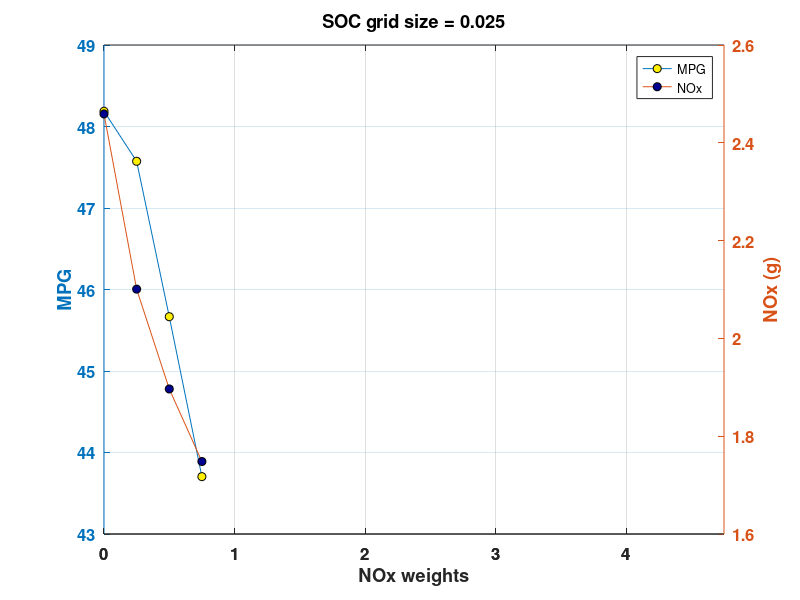
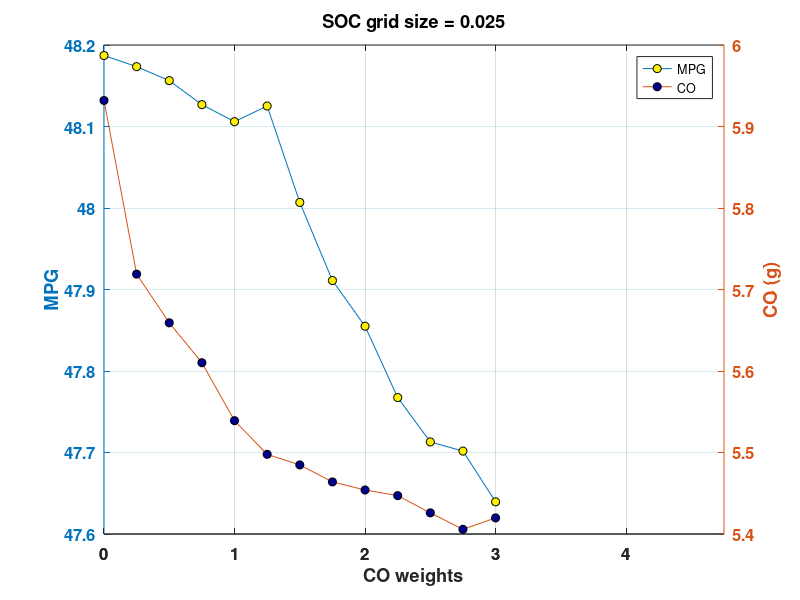
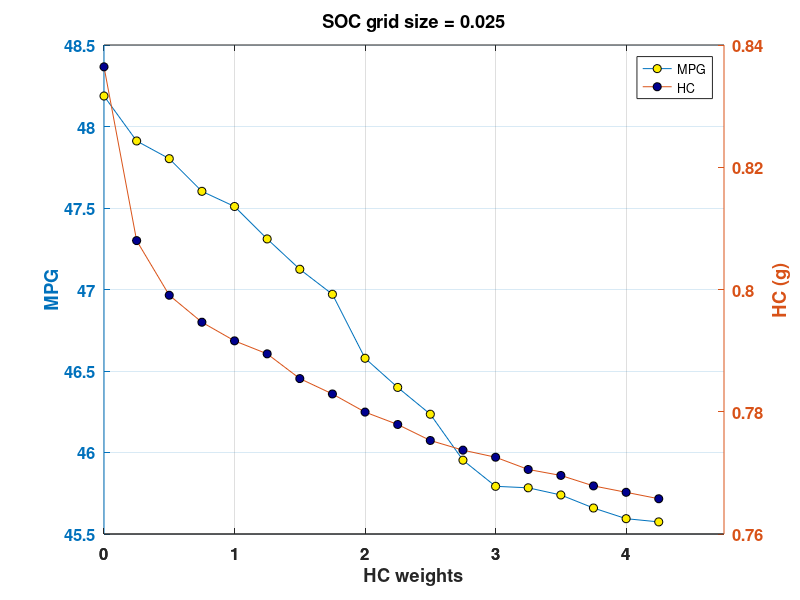
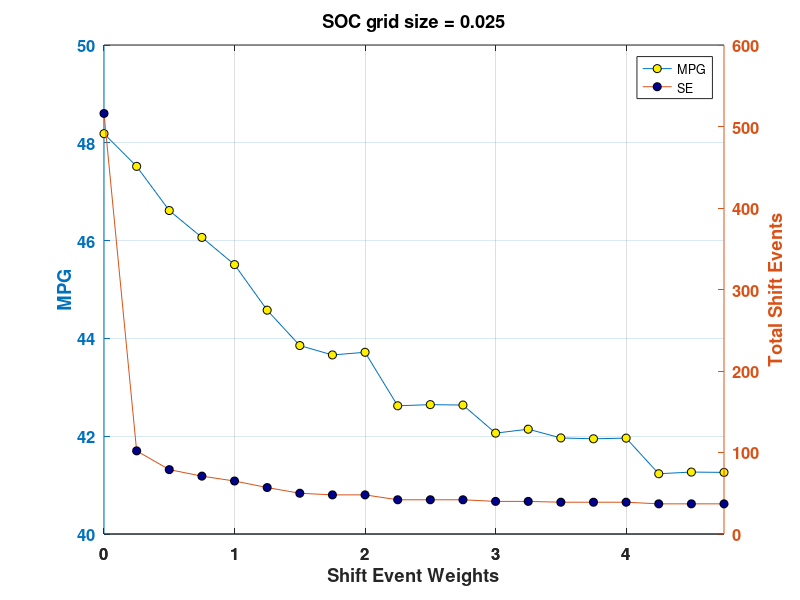

Recreate these plots in MATLAB, in order.
clear;
clf;
close all;
C = jet;
h = 14;
r=6;
t = 10;
q = 40;  % For colors
n = 4;
h = 9;
y = 12;
x = 1.25;

start = 4;
stop = 10;
for i = [start];
    if i == 1
        load SOC_grid_0_1_trq_1_Nm;
        c = 'SOC grid size = 0.1';
    elseif i == 2
        load SOC_grid_0_2_trq_1_Nm;
        c = 'SOC grid size = 0.2';
    elseif i == 3
        load SOC_grid_0_05_trq_1_Nm;
        c = 'SOC grid size = 0.05';
    elseif i == 4
        load SOC_grid_0_025_trq_1_Nm;
        c = 'SOC grid size = 0.025';
    elseif i == 5
        load SOC_grid_001_trq_1_Nm_HWFET;
        c = 'SOC grid size = 0.001';
    elseif i == 6
        load SOC_grid_005_interp;
        c = '0.005 lin. interp';
    elseif i == 7
        load SOC_grid_001_interp;
        c = '0.001 lin. interp.';
    elseif i == 8
        load SOC_grid_0005_interp;
        c = '0.0005 lin. interp.';
    elseif i == 9
        load SOC_grid_005_interp_cubic;
        c = '0.005 cubic interp.';
    elseif i == 10
        load SOC_grid_0005_interp_cubic;
        c = '0.0005 cubic. interp.';
    elseif i == 11
        load SOC_grid_005_interp_full_cyc;
        c = '0.005 line. interp FULL';
    elseif i == 12
        load SOC_grid_005_interp_full_cyc_smooth;
        c = '0.005 line. interp FULL Smoothed Data';
    else
        load SOC_grid_001_interp_full_cyc_smooth;
        c = '0.001 line. interp FULL Smoothed Data';
    end
    
    if i == start
        leg = {c};
        a = 1;
    else
        leg = {leg{1:a}, c};
        a = a+1;
    end
    
    figure(1)
    [AX,L1,L2] = plotyy(result.a1(1,:),result.mpg(1,:),result.a1(1,:),result.NOx(1,:));
    set(L1,'marker','o',...
        'LineWidth',0.5,...
        'MarkerEdgeColor','k',...
        'MarkerFaceColor',C(a+q,:),...
        'MarkerSize',r);
    set(L2,'marker','o',...
        'LineWidth',0.5,...
        'MarkerEdgeColor','k',...
        'MarkerFaceColor',C(a,:),...
        'MarkerSize',r);
    set(AX, 'fontsize', y,'fontweight','bold');
    ylabel({'MPG'}, 'parent', AX(1));
    ylabel('NOx (g)', 'parent', AX(2));grid
    xlabel('NOx weights')
    title(c);
    H = legend('MPG', 'NOx'); set(H,'fontsize', h)
    
    figure(2)
    [AX,L1,L2] = plotyy(result.a2(2,:),result.mpg(2,:),result.a2(2,:),result.CO(2,:));
    set(L1,'marker','o',...
        'LineWidth',0.5,...
        'MarkerEdgeColor','k',...
        'MarkerFaceColor',C(a+q,:),...
        'MarkerSize',r);
    set(L2,'marker','o',...
        'LineWidth',0.5,...
        'MarkerEdgeColor','k',...
        'MarkerFaceColor',C(a,:),...
        'MarkerSize',r);
    set(AX, 'fontsize', y,'fontweight','bold');
    ylabel({'MPG'}, 'parent', AX(1));
    ylabel('CO (g)', 'parent', AX(2));grid
    xlabel('CO weights')
    title(c);
    H = legend('MPG', 'CO'); set(H,'fontsize', h)
    
    figure(3)
    [AX,L1,L2] = plotyy(result.a3(3,:),result.mpg(3,:),result.a3(3,:),result.HC(3,:));
    set(L1,'marker','o',...
        'LineWidth',0.5,...
        'MarkerEdgeColor','k',...
        'MarkerFaceColor',C(a+q,:),...
        'MarkerSize',r);
    set(L2,'marker','o',...
        'LineWidth',0.5,...
        'MarkerEdgeColor','k',...
        'MarkerFaceColor',C(a,:),...
        'MarkerSize',r);
    set(AX, 'fontsize', y,'fontweight','bold');
    ylabel({'MPG'}, 'parent', AX(1));
    ylabel('HC (g)', 'parent', AX(2));grid
    xlabel('HC weights')
    title(c);
    H = legend('MPG', 'HC'); set(H,'fontsize', h)
    
    figure(4)
    [AX,L1,L2] = plotyy(result.shift(4,:),result.mpg(4,:),result.shift(4,:),result.SE(4,:));
    set(L1,'marker','o',...
        'LineWidth',0.5,...
        'MarkerEdgeColor','k',...
        'MarkerFaceColor',C(a+q,:),...
        'MarkerSize',r);
    set(L2,'marker','o',...
        'LineWidth',0.5,...
        'MarkerEdgeColor','k',...
        'MarkerFaceColor',C(a,:),...
        'MarkerSize',r);
    set(AX, 'fontsize', y,'fontweight','bold');
    ylabel({'MPG'}, 'parent', AX(1));
    ylabel('Total Shift Events', 'parent', AX(2));grid
    xlabel('Shift Event Weights')
    title(c);
    H = legend('MPG', 'SE'); set(H,'fontsize', h)

  figure(5)
    [AX,L1,L2] = plotyy(result.eng(5,:),result.mpg(5,:),result.eng(5,:),result.EE(5,:));
    set(L1,'marker','o',...
        'LineWidth',0.5,...
        'MarkerEdgeColor','k',...
        'MarkerFaceColor',C(a+q,:),...
        'MarkerSize',r);
    set(L2,'marker','o',...
        'LineWidth',0.5,...
        'MarkerEdgeColor','k',...
        'MarkerFaceColor',C(a,:),...
        'MarkerSize',r);
    set(AX, 'fontsize', y,'fontweight','bold');
    ylabel({'MPG'}, 'parent', AX(1));
    ylabel('Total Engine Events', 'parent', AX(2));grid
    xlabel('Engine Event Weights')
    title(c);
    H = legend('MPG', 'EE'); set(H,'fontsize', h)
    
    figure(6)
    [AX,L1,L2] = plotyy(result.clutch(6,:),result.mpg(6,:),result.clutch(6,:),result.CE(6,:));
    set(L1,'marker','o',...
        'LineWidth',0.5,...
        'MarkerEdgeColor','k',...
        'MarkerFaceColor',C(a+q,:),...
        'MarkerSize',r);
    set(L2,'marker','o',...
        'LineWidth',0.5,...
        'MarkerEdgeColor','k',...
        'MarkerFaceColor',C(a,:),...
        'MarkerSize',r);
    set(AX, 'fontsize', y,'fontweight','bold');
    ylabel({'MPG'}, 'parent', AX(1));
    ylabel('Total Idle Events', 'parent', AX(2));grid
    xlabel('Idle Event Weights')
    title(c);
    H = legend('MPG', 'Idle Events'); set(H,'fontsize', h)
end
hold off
set(findall(gcf,'type','text'),'FontSize',15,'fontWeight','bold')

